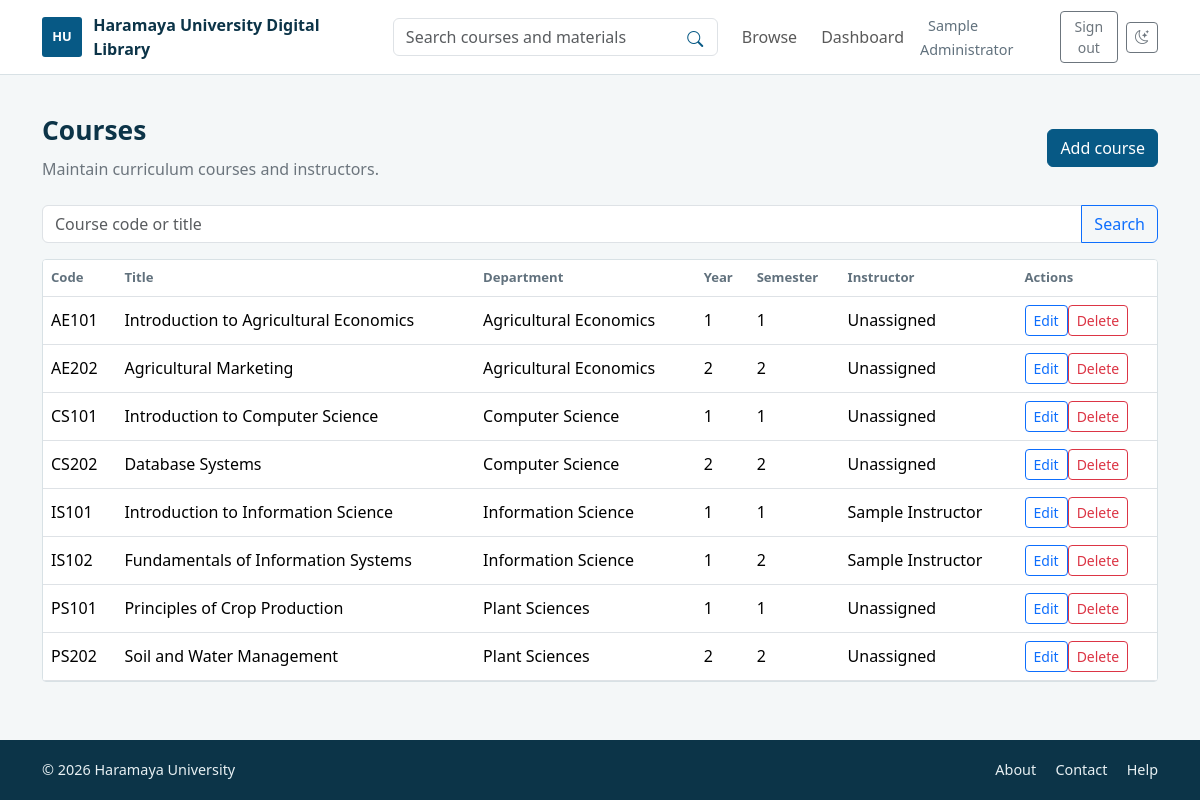
Page /admin/courses.php (signed in) on the committed database.
### tables this page shows
CREATE TABLE IF NOT EXISTS courses (
    course_id BIGINT UNSIGNED NOT NULL AUTO_INCREMENT,
    course_code VARCHAR(30) NOT NULL,
    course_title VARCHAR(180) NOT NULL,
    department_id SMALLINT UNSIGNED NOT NULL,
    year TINYINT UNSIGNED NOT NULL,
    semester TINYINT UNSIGNED NOT NULL,
    instructor_id BIGINT UNSIGNED NULL,
    PRIMARY KEY (course_id),
    UNIQUE KEY uq_courses_department_code (department_id, course_code),
    KEY idx_courses_curriculum (department_id, year, semester),
    KEY idx_courses_instructor (instructor_id),
    CONSTRAINT chk_courses_year CHECK (year BETWEEN 1 AND 6),
    CONSTRAINT chk_courses_semester CHECK (semester IN (1, 2)),
    CONSTRAINT fk_courses_department
        FOREIGN KEY (department_id) REFERENCES departments (department_id)
        ON UPDATE CASCADE
        ON DELETE RESTRICT,
    CONSTRAINT fk_courses_instructor
        FOREIGN KEY (instructor_id) REFERENCES users (user_id)
        ON UPDATE CASCADE
        ON DELETE SET NULL
);

CREATE TABLE IF NOT EXISTS departments (
    department_id SMALLINT UNSIGNED NOT NULL AUTO_INCREMENT,
    name VARCHAR(150) NOT NULL,
    college_id SMALLINT UNSIGNED NOT NULL,
    PRIMARY KEY (department_id),
    UNIQUE KEY uq_departments_college_name (college_id, name),
    CONSTRAINT fk_departments_college
        FOREIGN KEY (college_id) REFERENCES colleges (college_id)
        ON UPDATE CASCADE
        ON DELETE RESTRICT
);

CREATE TABLE IF NOT EXISTS users (
    user_id BIGINT UNSIGNED NOT NULL AUTO_INCREMENT,
    name VARCHAR(120) NOT NULL,
    email VARCHAR(254) NOT NULL,
    password VARCHAR(255) NOT NULL,
    role ENUM('student', 'instructor', 'admin') NOT NULL DEFAULT 'student',
    department_id SMALLINT UNSIGNED NULL,
    is_active TINYINT(1) NOT NULL DEFAULT 1,
    created_at TIMESTAMP NOT NULL DEFAULT CURRENT_TIMESTAMP,
    PRIMARY KEY (user_id),
    UNIQUE KEY uq_users_email (email),
    KEY idx_users_role_department (role, department_id),
    KEY idx_users_active_role (is_active, role),
    CONSTRAINT chk_users_is_active CHECK (is_active IN (0, 1)),
    CONSTRAINT fk_users_department
        FOREIGN KEY (department_id) REFERENCES departments (department_id)
        ON UPDATE CASCADE
        ON DELETE SET NULL
);

### includes/functions.php (called while the page is built, shortened)
<?php
function e(mixed $value): string
{
    return htmlspecialchars((string) $value, ENT_QUOTES | ENT_SUBSTITUTE, 'UTF-8');
}
function sanitize(mixed $value): string
{
    return trim(str_replace("\0", '', (string) $value));
}
function site_url(string $path = ''): string
{
    $base = BASE_URL;
    $path = ltrim($path, '/');
    return $base . ($path === '' ? '/' : '/' . $path);
}

### admin/courses.php (the view, shortened to what this page needs)
<?php
require_once __DIR__ . '/../includes/auth.php';
$search = sanitize($_GET['q'] ?? '');
$statement = $pdo->prepare(
    'SELECT c.course_id, c.course_code, c.course_title, c.year, c.semester,
            d.name AS department, u.name AS instructor
     FROM courses AS c JOIN departments AS d ON d.department_id = c.department_id
     LEFT JOIN users AS u ON u.user_id = c.instructor_id
     WHERE (:search_blank = \'\' OR c.course_code LIKE :code_search OR c.course_title LIKE :title_search)
     ORDER BY d.name, c.year, c.semester, c.course_code LIMIT 300'
);
$term = '%' . $search . '%';
$statement->execute(['search_blank' => $search, 'code_search' => $term, 'title_search' => $term]);
$courses = $statement->fetchAll();
require __DIR__ . '/../includes/header.php';
?>
<main class="container page-shell">
    <div class="page-toolbar"><div><h1 class="page-title">Courses</h1><p class="text-secondary mb-0">Maintain curriculum courses and instructors.</p></div><a class="btn btn-primary" href="<?= e(site_url('admin/course_edit.php')) ?>">Add course</a></div>
    <form class="mb-3" method="get"><label class="visually-hidden" for="q">Search courses</label><div class="input-group"><input class="form-control" id="q" name="q" value="<?= e($search) ?>" placeholder="Course code or title"><button class="btn btn-outline-primary" type="submit">Search</button></div></form>
    <div class="table-responsive content-panel p-0"><table class="table align-middle mb-0"><thead><tr><th>Code</th><th>Title</th><th>Department</th><th>Year</th><th>Semester</th><th>Instructor</th><th>Actions</th></tr></thead><tbody>
        <?php foreach ($courses as $course): ?><tr><td><?= e($course['course_code']) ?></td><td><?= e($course['course_title']) ?></td><td><?= e($course['department']) ?></td><td><?= (int) $course['year'] ?></td><td><?= (int) $course['semester'] ?></td><td><?= e($course['instructor'] ?? 'Unassigned') ?></td>
            <td class="text-nowrap"><a class="btn btn-sm btn-outline-primary" href="<?= e(site_url('admin/course_edit.php?id=' . (int) $course['course_id'])) ?>">Edit</a><form method="post" class="d-inline" data-confirm="Delete this course and all of its materials?"><?= csrf_field() ?><input type="hidden" name="course_id" value="<?= (int) $course['course_id'] ?>"><button class="btn btn-sm btn-outline-danger" type="submit">Delete</button></form></td></tr><?php endforeach; ?>
    </tbody></table></div>
</main>
<?php require __DIR__ . '/../includes/footer.php'; ?>

### assets/css/style.css (style rules this page uses)
:root { color-scheme: light; --ink: #172b3a; --muted: #61717d; --blue: #075985; --blue-deep: #0c3448; --gold: #d5a12b; --paper: #f4f7f8; --line: #d8e1e5; --surface: #ffffff; }
* { box-sizing: border-box; }
body { min-height: 100vh; display: flex; flex-direction: column; color: var(--ink); background: var(--paper); }
.page-shell { flex: 1; padding-top: 2.5rem; padding-bottom: 3.5rem; }
.page-title { margin-bottom: .65rem; color: var(--blue-deep); font-size: 1.65rem; font-weight: 700; }
.form-panel, .content-panel { padding: clamp(1rem, 3vw, 1.5rem); border: 1px solid var(--line); border-radius: 4px; background: var(--surface); }
.btn-primary { --bs-btn-bg: var(--blue); --bs-btn-border-color: var(--blue); --bs-btn-hover-bg: var(--blue-deep); --bs-btn-hover-border-color: var(--blue-deep); }
.table { --bs-table-bg: var(--surface); }
.table thead th { color: var(--muted); font-size: .82rem; font-weight: 700; white-space: nowrap; }
.page-toolbar { display: flex; align-items: center; justify-content: space-between; gap: 1rem; margin-bottom: 1.5rem; }

### rows in the picture
courses: course_code "AE101", course_title "Introduction to Agricultural Economics", department.name "Agricultural Economics", year "1", semester "1", instructor "Unassigned"
courses: course_code "AE202", course_title "Agricultural Marketing", department.name "Agricultural Economics", year "2", semester "2", instructor "Unassigned"
courses: course_code "CS101", course_title "Introduction to Computer Science", department.name "Computer Science", year "1", semester "1", instructor "Unassigned"
courses: course_code "CS202", course_title "Database Systems", department.name "Computer Science", year "2", semester "2", instructor "Unassigned"
courses: course_code "IS101", course_title "Introduction to Information Science", department.name "Information Science", year "1", semester "1", instructor.name "Sample Instructor"
courses: course_code "IS102", course_title "Fundamentals of Information Systems", department.name "Information Science", year "1", semester "2", instructor.name "Sample Instructor"
courses: course_code "PS101", course_title "Principles of Crop Production", department.name "Plant Sciences", year "1", semester "1", instructor "Unassigned"
courses: course_code "PS202", course_title "Soil and Water Management", department.name "Plant Sciences", year "2", semester "2", instructor "Unassigned"

### other values in the picture
$siteTitle "Haramaya University Digital Library"
$_SESSION['name'] "Sample Administrator"
